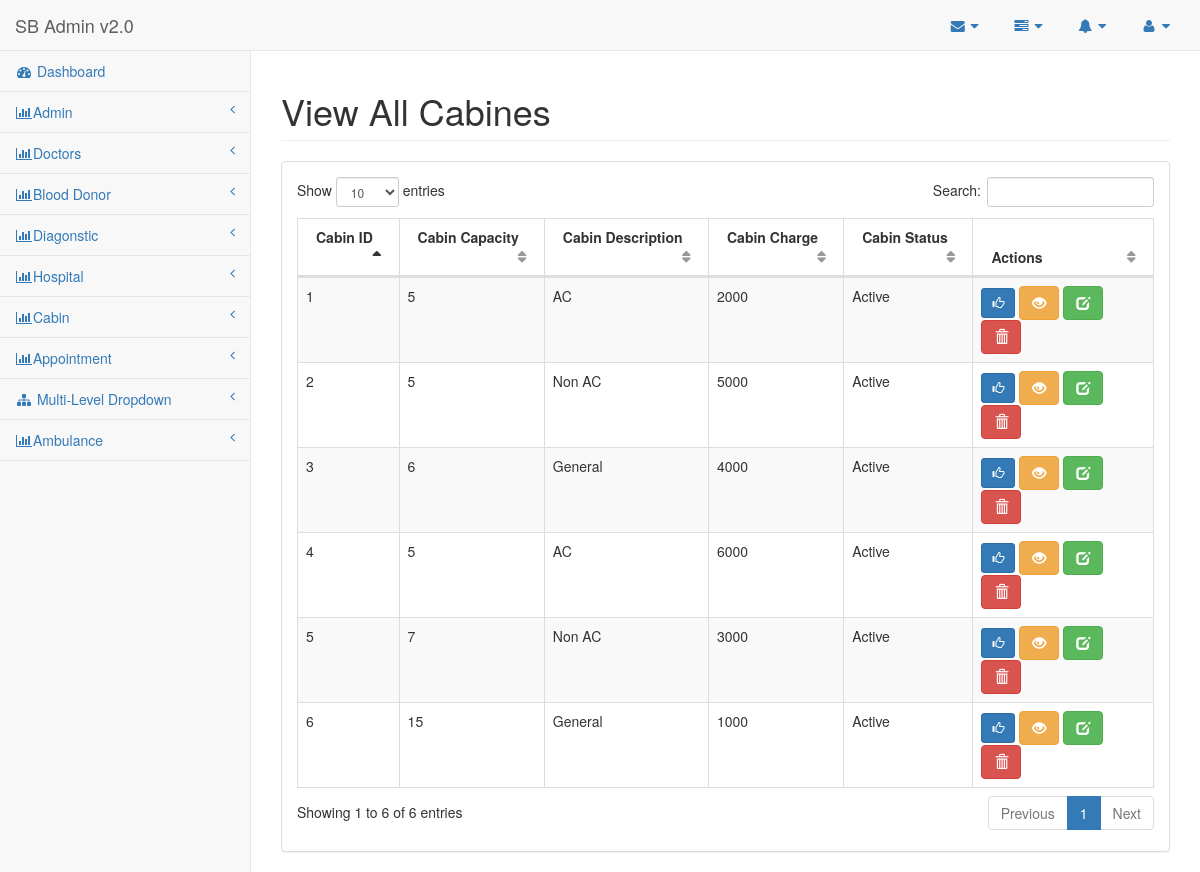
Page /index.php/cabin/manage_cabin on the committed database.
### tables this page shows
CREATE TABLE `tbl_cabin` (
  `cabin_id` int(11) NOT NULL,
  `cabin_capacity` int(50) NOT NULL,
  `cabin_desc` text NOT NULL,
  `cabin_charge` int(100) NOT NULL,
  `cabin_status` tinyint(3) NOT NULL
);

### application/controllers/Cabin.php (called while the page is built, shortened)
<?php
class Cabin extends CI_Controller
{
    public function __construct()
    {
        $this->load->model('cabin_model');
    }
    public function manage_cabin()
    {
        $data = array();
        $data['cabin_data'] = $this->cabin_model->select_all_cabines();
        $data['dashboard'] = $this->load->view('admin/admin_pages/manage_cabin_form', $data, true);
        $this->load->view('admin/admin_master', $data);
    }
}

### index.php (called while the page is built, shortened)
<?php
require_once BASEPATH.'core/CodeIgniter.php';

### application/models/Cabin_model.php (called while the page is built, shortened)
<?php
class Cabin_model extends CI_Model
{
    public function select_all_cabines()
    {
        $result= $this->db->select('*')
            ->from('tbl_cabin')
            ->get()
            ->result();
        return $result;
    }
}

### application/views/admin/admin_pages/manage_cabin_form.php (the view, shortened to what this page needs)
<div class="row">
    <div class="col-lg-12">
        <h1 class="page-header">View All Cabines</h1>
    </div>
</div>
<div class="row">
    <div class="col-lg-12">
        <div class="panel panel-default">
            <div class="panel-body">
                <table width="100%" class="table table-striped table-bordered table-hover" id="dataTables-example">
                    <thead>
                    <tr>
                        <th>Cabin ID</th>
                        <th>Cabin Capacity</th>
                        <th>Cabin Description</th>
                        <th>Cabin Charge</th>
                        <th>Cabin Status</th>
                        <th>Actions</th>
                    </tr>
                    </thead>
                    <tbody>
                    <?php
                    foreach ($cabin_data as $v_cabin) {?>
                        <tr>
                            <td><?php echo $v_cabin->cabin_id?></td>
                            <td><?php echo $v_cabin->cabin_capacity?></td>
                            <td><?php echo $v_cabin->cabin_desc?></td>
                            <td><?php echo $v_cabin->cabin_charge?></td>
                            <td>
                                <?php
                                if($v_cabin->cabin_status ==1){
                                    echo 'Active';
                                }
                                elseif($v_cabin->cabin_status ==2){
                                    echo 'Inactive';
                                }
                                ?>
                            </td>
                            <td>
                                <?php if($v_cabin->cabin_status ==1 ){?>
                                    <a href="<?php echo base_url("change-cabin-status/$v_cabin->cabin_id/2")?>" class='btn btn-primary btn-sm' title="Update Status">
                                        <i class="glyphicon glyphicon-thumbs-up"></i>
                                    </a>
                                <?php } elseif($v_cabin->cabin_status ==2) { ?>
                                    <a href="<?php echo base_url("change-cabin-status/$v_cabin->cabin_id/1")?>" class='btn btn-primary btn-sm' title="Update Status">
                                        <i class="glyphicon glyphicon-thumbs-down"></i>
                                    </a>
                                <?php } ?>
                                <a href="<?php echo base_url("view-cabin/$v_cabin->cabin_id")?>" class="btn btn-warning" title="View"><span class="glyphicon glyphicon-eye-open"></span></a>
                                <a href="<?php echo base_url("edit-cabin/$v_cabin->cabin_id")?>" class="btn btn-success" title="Edit"><span class="glyphicon glyphicon-edit"></span></a>
                                <a href="<?php echo base_url("delete-cabin/$v_cabin->cabin_id")?>" class="btn btn-danger" title="Delete" onclick="return confirm('Are you sure want to delete!!')"><span class="glyphicon glyphicon-trash"></span></a>
                            </td>
                        </tr>
                    <?php }?>
                    </tbody>
                </table>
            </div>
        </div>
    </div>
</div>

### application/views/admin/admin_master.php (shortened to what this page needs)
<!DOCTYPE html>
<html lang="en">
<head>
    <link href="<?php echo base_url()?>asset/admin_asset/vendor/bootstrap/css/bootstrap.min.css" rel="stylesheet">
    <link href="<?php echo base_url()?>asset/admin_asset/vendor/metisMenu/metisMenu.min.css" rel="stylesheet">
    <link rel="stylesheet" href="<?php echo base_url()?>asset/admin_asset/datepicker/css/bootstrap-datepicker3.css">
    <link href="<?php echo base_url()?>asset/admin_asset/vendor/datatables-plugins/dataTables.bootstrap.css" rel="stylesheet">
    <link href="<?php echo base_url()?>asset/admin_asset/vendor/datatables-responsive/dataTables.responsive.css" rel="stylesheet">
    <link href="<?php echo base_url()?>asset/admin_asset/dist/css/sb-admin-2.css" rel="stylesheet">
    <link href="<?php echo base_url()?>asset/admin_asset/vendor/morrisjs/morris.css" rel="stylesheet">
    <link href="<?php echo base_url()?>asset/admin_asset/vendor/font-awesome/css/font-awesome.min.css" rel="stylesheet" type="text/css">
</head>
<body>
<div id="wrapper">
    <nav class="navbar navbar-default navbar-static-top" role="navigation" style="margin-bottom: 0">
        <div class="navbar-header">
            <a class="navbar-brand" href="index.html">SB Admin v2.0</a>
        </div>
        <ul class="nav navbar-top-links navbar-right">
            <li class="dropdown">
                <a class="dropdown-toggle" data-toggle="dropdown" href="#">
                    <i class="fa fa-envelope fa-fw"></i> <i class="fa fa-caret-down"></i>
                </a>
            </li>
            <li class="dropdown">
                <a class="dropdown-toggle" data-toggle="dropdown" href="#">
                    <i class="fa fa-tasks fa-fw"></i> <i class="fa fa-caret-down"></i>
                </a>
            </li>
            <li class="dropdown">
                <a class="dropdown-toggle" data-toggle="dropdown" href="#">
                    <i class="fa fa-bell fa-fw"></i> <i class="fa fa-caret-down"></i>
                </a>
            </li>
            <li class="dropdown">
                <a class="dropdown-toggle" data-toggle="dropdown" href="#">
                    <i class="fa fa-user fa-fw"></i> <i class="fa fa-caret-down"></i>
                </a>
            </li>
        </ul>
        <div class="navbar-default sidebar" role="navigation">
            <div class="sidebar-nav navbar-collapse">
                <ul class="nav" id="side-menu">
                    <li>
                        <a href="<?php echo base_url('admin-dashboard')?>"><i class="fa fa-dashboard fa-fw"></i> Dashboard</a>
                    </li>
                    <li>
                        <a href="#"><i class="fa fa-bar-chart-o fa-fw"></i>Admin<span class="fa arrow"></span></a>
                    </li>
                    <li>
                        <a href="#"><i class="fa fa-bar-chart-o fa-fw"></i>Doctors<span class="fa arrow"></span></a>
                    </li>
                    <li>
                        <a href="#"><i class="fa fa-bar-chart-o fa-fw"></i>Blood Donor<span class="fa arrow"></span></a>
                    </li>
                    <li>
                        <a href="#"><i class="fa fa-bar-chart-o fa-fw"></i>Diagonstic<span class="fa arrow"></span></a>
                    </li>
                    <li>
                        <a href="#"><i class="fa fa-bar-chart-o fa-fw"></i>Hospital<span class="fa arrow"></span></a>
                    </li>
                    <li>
                        <a href="#"><i class="fa fa-bar-chart-o fa-fw"></i>Cabin<span class="fa arrow"></span></a>
                    </li>
                    <li>
                        <a href="#"><i class="fa fa-bar-chart-o fa-fw"></i>Appointment<span class="fa arrow"></span></a>
                    </li>
                    <li>
                        <a href="#"><i class="fa fa-sitemap fa-fw"></i> Multi-Level Dropdown<span class="fa arrow"></span></a>
                    </li>
                    <li>
                        <a href="#"><i class="fa fa-bar-chart-o fa-fw"></i>Ambulance<span class="fa arrow"></span></a>
                    </li>
                </ul>
            </div>
        </div>
    </nav>
    <div id="page-wrapper">
    <?php echo $dashboard?>
    </div>
</div>
</body>
</html>

### rows in the picture
tbl_cabin: cabin_id "1", cabin_capacity "5", cabin_desc "AC", cabin_charge "2000", cabin_status "Active"
tbl_cabin: cabin_id "2", cabin_capacity "5", cabin_desc "Non AC", cabin_charge "5000", cabin_status "Active"
tbl_cabin: cabin_id "3", cabin_capacity "6", cabin_desc "General", cabin_charge "4000", cabin_status "Active"
tbl_cabin: cabin_id "4", cabin_capacity "5", cabin_desc "AC", cabin_charge "6000", cabin_status "Active"
tbl_cabin: cabin_id "5", cabin_capacity "7", cabin_desc "Non AC", cabin_charge "3000", cabin_status "Active"
tbl_cabin: cabin_id "6", cabin_capacity "15", cabin_desc "General", cabin_charge "1000", cabin_status "Active"
